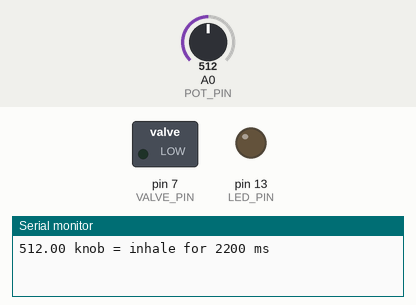
Bench run of a sketch on a simulated Arduino Uno, built with avr-gcc and run on an emulated ATmega328P. Shown: switched loads named in the sketch (green lamp = pin HIGH), output pins drawn as LEDs (lit = HIGH), the last lines printed to the serial monitor. Dashed ring = blinking. The test bench sets the inputs (shaded band); at power-on: A0 (POT_PIN) = 512.

Above: at 2.3 s.
At 7.4 s:
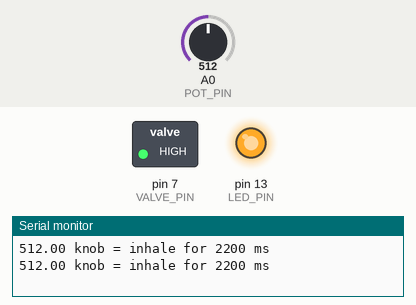
7.5 s: A0 (POT_PIN) set to 122
14.9 s: A0 (POT_PIN) set to 0
At 16.7 s:
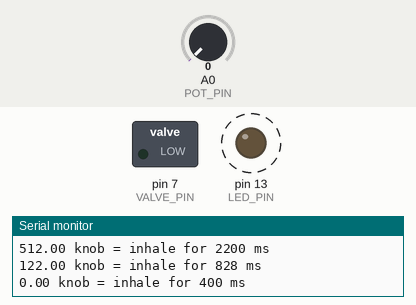
Timing chart, 0 to 28.3 s (numbered marks = the images above; inputs shaded):
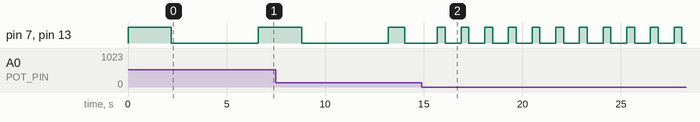

Measured:
- after the input at 14.9 s, pin 7 (VALVE_PIN), pin 13 (LED_PIN): alternates HIGH for 0.40 s and LOW for 0.80 s, starting after 1.2 s

The sketch:

ventilator2.ino
```cpp
//Spark Vent relay operation using Arduino
//Cycles relay(s) off for double the time they are on
//On time is adjustable with potentiometer
//
// Jeremy Funke March 2020

//time in milliseconds
#define INHALE_MIN 400
#define INHALE_MAX 4000

//The relay connections
#define VALVE_PIN 7
#define VALVE_PIN2 2

//The potentiometer wiper
#define POT_PIN A0

#define LED_PIN 13

// the setup function runs once when you press reset or power the board
void setup() {
  Serial.begin(9600);
  // initialize pins
  pinMode(VALVE_PIN, OUTPUT);
  pinMode(LED_PIN, OUTPUT);

}

// the loop function runs over and over again forever
void loop() {
  float sensor = analogRead(POT_PIN); //read voltage of potentiometer

  //scale reading to minmax
  int inhale = ((INHALE_MAX - INHALE_MIN) * (sensor / 1024.0)) + INHALE_MIN;

  Serial.print(sensor);
  Serial.print(" knob = inhale for ");
  Serial.print(inhale);
  Serial.println(" ms"); //print findings to serial console to check potentiometer is working as expected

  digitalWrite(LED_PIN, HIGH); // turn the relay on
  digitalWrite(VALVE_PIN, HIGH);
  digitalWrite(VALVE_PIN2, LOW);
  delay(inhale);            // wait for a second
  digitalWrite(LED_PIN, LOW);    // turn the  relay off
  digitalWrite(VALVE_PIN, LOW);
  digitalWrite(VALVE_PIN2, HIGH);
  delay(inhale*2);                       // wait for a 2 seconds
}
```
